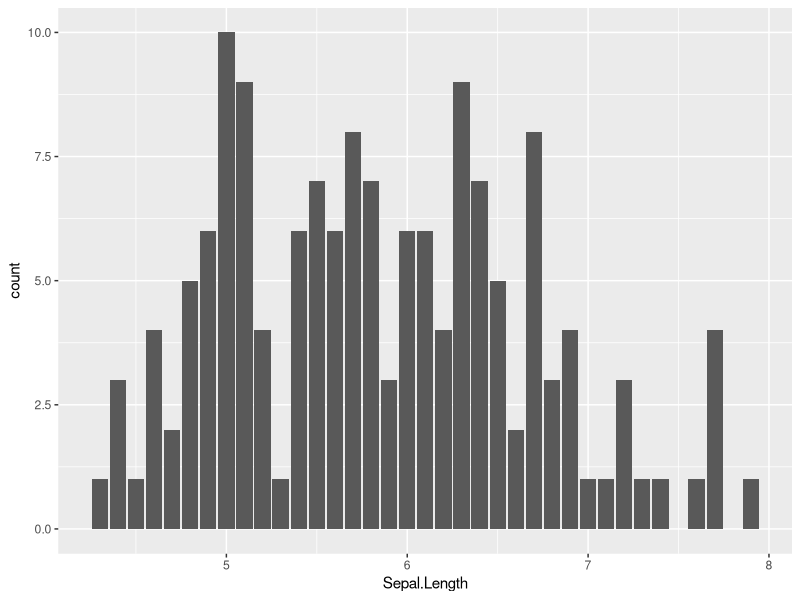
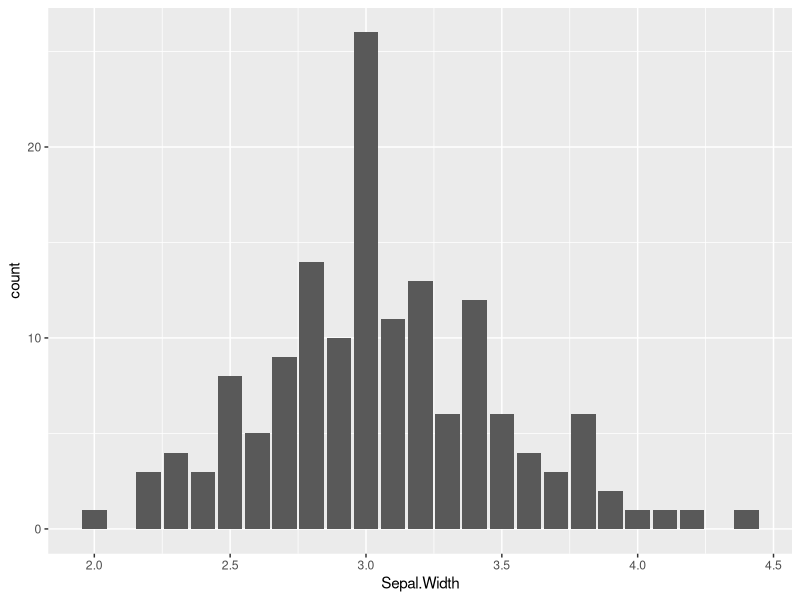
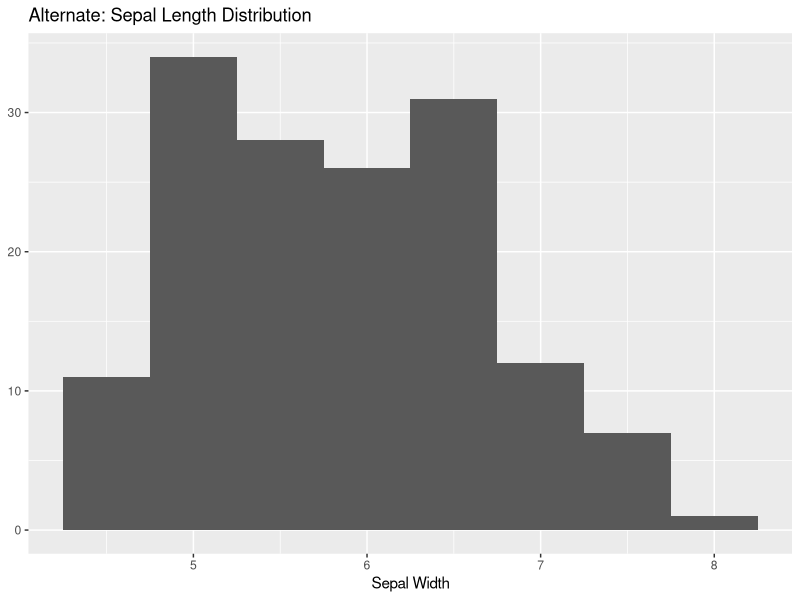
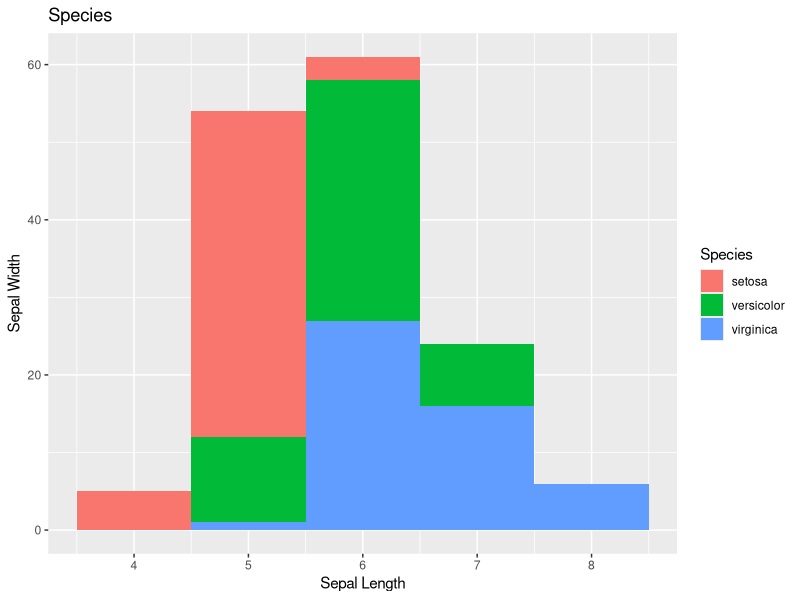
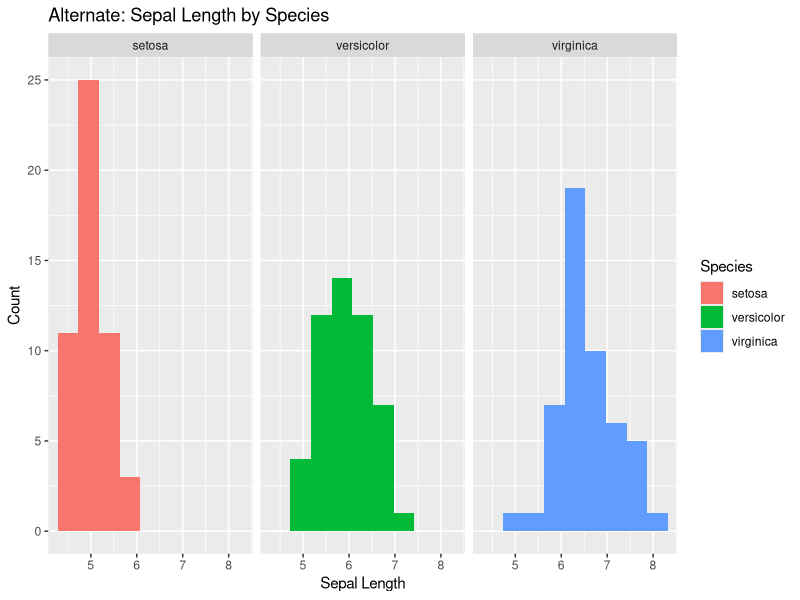
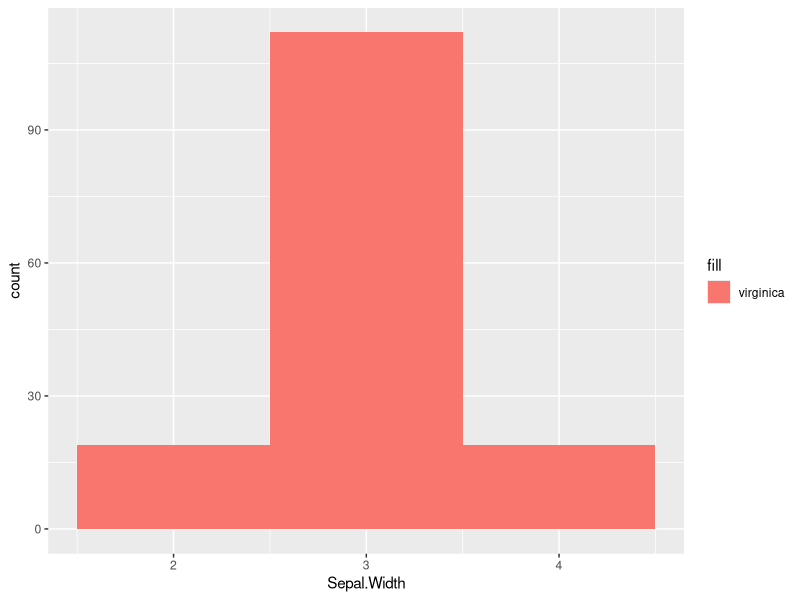

Source code (R) for these figures, in order:
## ---- chunk 1
knitr::opts_chunk$set(echo = TRUE)
## ---- chunk 2
library(ggplot2)
library(dplyr)

ggplot(data = iris) +
  geom_bar(mapping = aes (x = Sepal.Length))

ggplot(data = iris) +
  geom_bar(mapping = aes (x = Sepal.Width))
## ---- chunk 3
ggplot(iris) +
  geom_histogram(aes(x = Sepal.Length), binwidth = 0.5) +
  labs(title = "Alternate: Sepal Length Distribution", x = "Sepal Width", y = NULL)
## ---- chunk 4
ggplot(data = iris) +
  geom_histogram(aes(x = Sepal.Length, fill = Species), binwidth = 1) +
  labs(title = "Species", 
       x = "Sepal Length",
       y = "Sepal Width")
## ---- chunk 5
ggplot(data = iris) +
  geom_histogram(aes(x = Sepal.Length, fill = Species), binwidth = .45) +
  facet_wrap( ~ Species) +
  labs(title = "Alternate: Sepal Length by Species", 
       x = "Sepal Length",
       y = "Count")
## ---- chunk 6
ggplot(data = iris) +
  geom_histogram(mapping = aes (x = Sepal.Width, fill = "virginica"), binwidth = 1)
